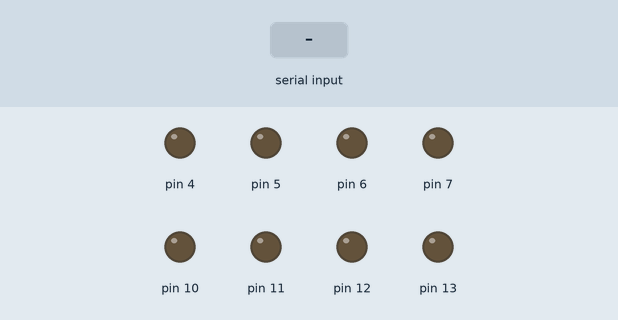
Simulated run of this sketch. Board: Arduino Uno, built with avr-gcc and run on an emulated ATmega328P. Shown: output pins drawn as LEDs (lit = HIGH). The inputs (shaded band) are chosen by the test bench.

Above: at 1.2 s.
1.3 s: "A" received over Serial
At 2.2 s:
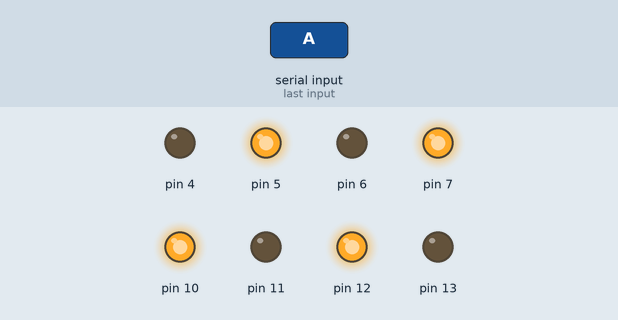
Timing chart, 0 to 4.3 s (numbered marks = the images above; inputs shaded):
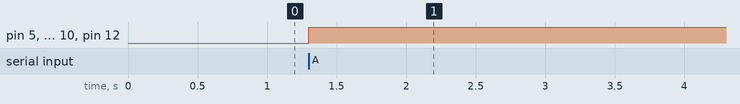

Measured:
- after the input at 1.3 s, pin 5, pin 7, pin 10, pin 12: LOW → HIGH at once

The sketch:

motor.ino
```cpp
const int buttonPin = 3;
int buttonState = 1;
char dat;

void setup()
{
  Serial.begin (9600);
  pinMode(13, OUTPUT);
  pinMode(12, OUTPUT);
  pinMode(11, OUTPUT);
  pinMode(10, OUTPUT);
  pinMode(7, OUTPUT);
  pinMode(6, OUTPUT);
  pinMode(5, OUTPUT);
  pinMode(4, OUTPUT);


}


void loop()
{ if(Serial.available()>0)
  {
  dat=Serial.read();

  if(dat=='A')
  {
  digitalWrite(12, HIGH);   // turn the LED on (HIGH is the voltage level)
  digitalWrite(13, LOW);
  digitalWrite(10, HIGH);
  digitalWrite(11, LOW);  // turn the LED off by making the voltage LOW

  digitalWrite(5, HIGH);   // turn the LED on (HIGH is the voltage level)
  digitalWrite(4,LOW);
  digitalWrite(7, HIGH);
  digitalWrite(6, LOW);
  delay(80000);

  digitalWrite(13, HIGH);   // turn the LED on (HIGH is the voltage level)
  digitalWrite(12, LOW);
  digitalWrite(11, HIGH);
  digitalWrite(10, LOW);  // turn the LED off by making the voltage LOW

  digitalWrite(4, HIGH);   // turn the LED on (HIGH is the voltage level)
  digitalWrite(5,LOW);
  digitalWrite(6, HIGH);
  digitalWrite(7, LOW);
  delay(80000);
  digitalWrite(12, LOW);   // turn the LED on (HIGH is the voltage level)
  digitalWrite(13, LOW);
  digitalWrite(10, LOW);
  digitalWrite(11, LOW);  // turn the LED off by making the voltage LOW

  digitalWrite(5, LOW);   // turn the LED on (HIGH is the voltage level)
  digitalWrite(4,LOW);
  digitalWrite(7, LOW);
  digitalWrite(6, LOW);

  }
 }

}
```
